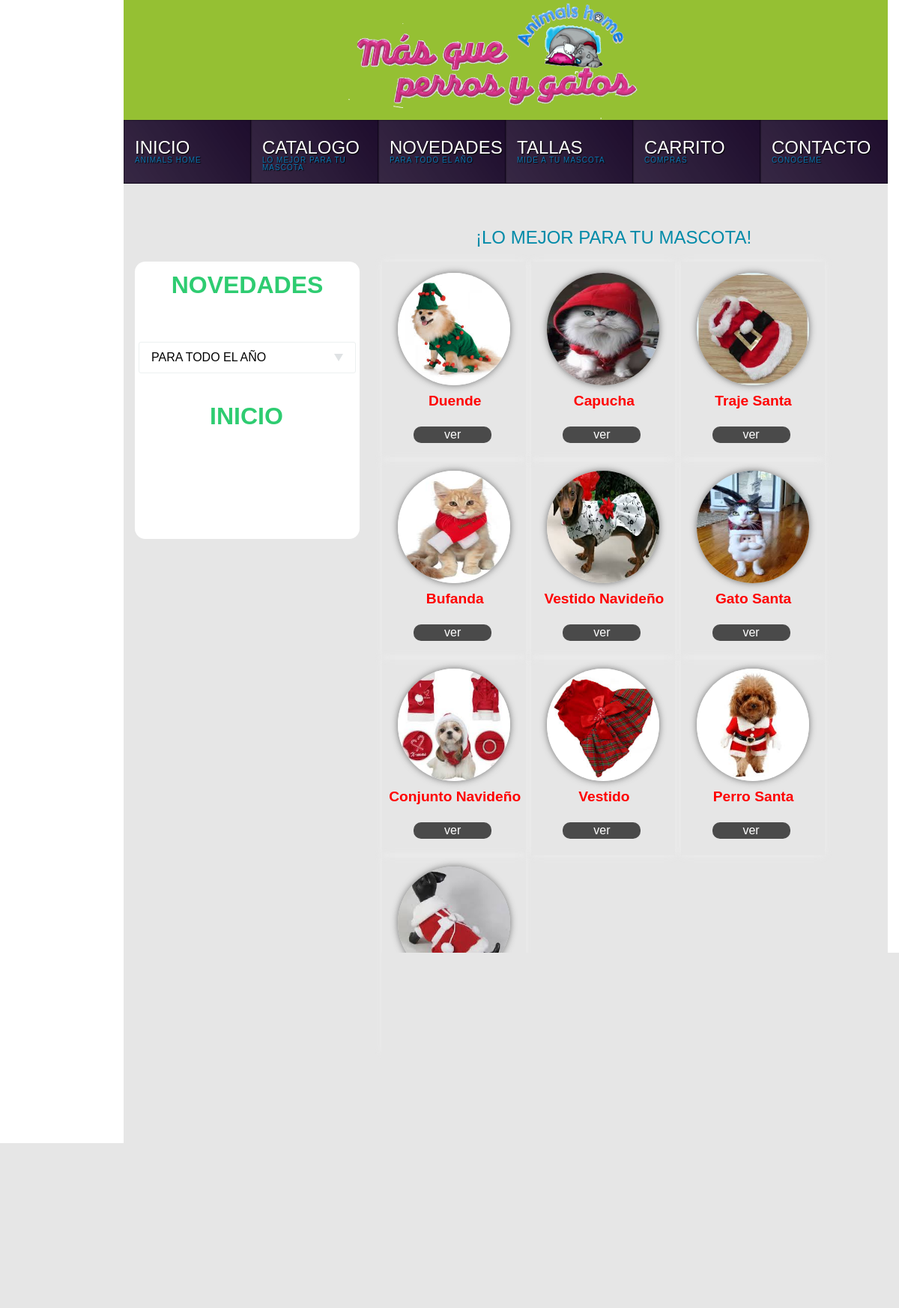
/navidad.php, run on the app's committed database.
### tables this page shows
CREATE TABLE IF NOT EXISTS `productos` (
  `id` int(11) NOT NULL AUTO_INCREMENT,
  `nombre` text NOT NULL,
  `descripcion` text NOT NULL,
  `imagen` text NOT NULL,
  `precio` double NOT NULL,
  PRIMARY KEY (`id`)
);

### navidad.php (the view, shortened to what this page needs)
<!DOCTYPE HTML>
<html>
<head>
<link href="css/catalogo/accesorios.css" rel="stylesheet" type="text/css"/>
<link href="css/style.css" rel="stylesheet" type="text/css"/>
 <link rel="stylesheet" href="css/catalogo/reset.css">
 <link rel="stylesheet" href="css/catalogo/menuvertical.css">
</head>
<body id="cuerpo">
    <div id="barra-logo">
        <div id="imagen-logo"></div>
          </div>
          <div id="menu">
              <ul id="sdt_menu" class="sdt_menu">
				<li>
					<a href="inicio.php">
						<span class="sdt_wrap">
							<span class="sdt_link">INICIO</span>
							<span class="sdt_descr">ANIMALS HOME</span>
						</span>
					</a>
				</li>
				<li>
					<a href="catalogo.php">
						<span class="sdt_wrap">
							<span class="sdt_link">CATALOGO</span>
							<span class="sdt_descr">LO MEJOR PARA TU MASCOTA</span>
						</span>
					</a>
				</li>
				<li>
					<a href="novedades.php">
						<span class="sdt_wrap">
							<span class="sdt_link">NOVEDADES</span>
							<span class="sdt_descr">PARA TODO EL AÑO</span>
						</span>
					</a>
				</li>
				<li>
					<a href="tallas.php">
						<span class="sdt_wrap">
							<span class="sdt_link">TALLAS</span>
							<span class="sdt_descr">MIDE A TU MASCOTA</span>
						</span>
					</a>
				</li>
				<li>
					<a href="carrito.php">
						<span class="sdt_wrap">
							<span class="sdt_link">CARRITO</span>
							<span class="sdt_descr">COMPRAS</span>
						</span>
					</a>
				</li>
				<li>
					<a href="contacto.php">
						<span class="sdt_wrap">
							<span class="sdt_link">CONTACTO</span>
							<span class="sdt_descr">CONOCEME</span>
						</span>
					</a>
				</li>
			</ul>
          </div>
        <div id="contenedor">
               <div id="texto">
               <h5 class="titulo">
              ¡LO MEJOR PARA TU MASCOTA!
               </h5>
       </div>
	    <div id="menu-vertical">
            <h1 class="encabezado"><a href="novedades.php">NOVEDADES </a></h1>
<dl class="dropdown">
	<dt><a><span>PARA TODO EL AÑO</span></a></dt>
</dl>
	    <h1 class="encabezado2"><a href="inicio.php">INICIO </a></h1>
        </div>
		            <div id="catalogo-general">
								<?php
		$con="select * from productos LIMIT 100,10";
		$re=mysql_query($con)or die(mysql_error());
		while ($f=mysql_fetch_array($re)) {
		?>
			<div class="producto">
			<center>
				<img src="imagenes/productos/<?php echo $f['imagen'];?>"><br>
				<span class="span"><?php echo utf8_encode($f['nombre']);?></span><br>
				<a href="./detalles.php?id=<?php echo $f['id'];?>">ver</a>
			</center>
		</div>
		<?php
              }
          ?>
          </div>
		</div>
</body>
</html>

### css/catalogo/accesorios.css (style rules this page uses)
.encabezado a { font-family: "GothamRnd-Bold", Helvetica, Arial, sans-serif; font-size: 1em; font-weight: 700; text-align: center; color: #2ecc71; margin: 15px 0px; text-decoration:none; }
.encabezado2 a { float:left; font-family: "GothamRnd-Bold", Helvetica, Arial, sans-serif; font-size: 1em; font-weight: 700; text-align: center; color: #2ecc71; margin: 25px 100px; text-decoration:none; }
#cuerpo { margin: 0; }
#barra-logo { float: left; background: #95c033; box-shadow: none; width:1020px ; height: 160px; display: block; margin:0px 165px; }
#imagen-logo { float:left; -webkit-background-size: cover; -moz-background-size: cover; -o-background-size: cover; background-image: url("../../imagenes/logo.png"); background-size: cover; height: 200px; width: 400px; margin: -10px 300px; }
#menu { float: left; height: 100px; margin:auto 165px; width:1020px ; height: 85px; background:#1B0A2A; }
#contenedor { float: left; height: 1500px; margin:auto 165px; width:1020px ; background:#E6E6E6; }
#texto { float: left; width: 600px; height:0 auto; margin: 30px 450px; }
.titulo { font-family: "GothamRnd-Bold", Helvetica, Arial, sans-serif; font-size: 24px; color: #008AA8; margin-bottom: 25px; float: left; margin:30px 20px; }
#menu-vertical { float: left; width: 300px; height: 370px; margin: -40px 15px; background:white; border-radius: 14px 14px 14px 14px; -moz-border-radius: 14px 14px 14px 14px; -webkit-border-radius: 14px 14px 14px 14px; border: 0px solid #000000; }
#catalogo-general { float: left; width: 640px; height: 1000px; margin: -40px 12px; border-radius: 14px 14px 14px 14px; -moz-border-radius: 14px 14px 14px 14px; -webkit-border-radius: 14px 14px 14px 14px; border: 0px solid #000000; }
.span { width:250px; float:left; margin:25px -60px; font-family: "GothamRnd-Bold", Helvetica, Arial, sans-serif; color: red; font-weight: bolder; font-size: 1.2rem; }
.producto { width: 20%; height: 200px; display: inline-block; vertical-align: top; margin-left: 0.5%; padding: 5%; -webkit-box-shadow: 0px 0px 10px rgba(240, 240, 240, 0.75); -moz-box-shadow: 0px 0px 10px rgba(240, 240, 240, 0.75); box-shadow: 0px 0px 10px rgba(240, 240, 240, 0.75); -webkit-transition: all 1s ease-in-out; -moz-transition: all 1s ease-in-out; }
.producto img { width: 150px; height: 150px; margin:-17px -11px; border-radius: 50%; -webkit-box-shadow: 0px 0px 10px rgba(74, 74, 74, 0.75); -moz-box-shadow: 0px 0px 10px rgba(74, 74, 74, 0.75); box-shadow: 0px 0px 10px rgba(74, 74, 74, 0.75); -webkit-transition: all 1s ease-in-out; -moz-transition: all 1s ease-in-out; }
.producto a { font-family: "GothamRnd-Bold", Helvetica, Arial, sans-serif; float:left; margin: 0px 10px; background-color: #4a4a4a; padding: 3px; color: white; width: 50%; padding-left: 20px; padding-right: 20px; border-radius: 10px; text-decoration:none; }

### css/style.css (style rules this page uses)
ul.sdt_menu { margin:0; padding:0; list-style: none; font-family:"Myriad Pro", "Trebuchet MS", sans-serif; font-size:12px; width:1020px; }
ul.sdt_menu a { text-decoration:none; outline:none; }
ul.sdt_menu li { float:left; width:170px; height:85px; position:relative; cursor:pointer; }
ul.sdt_menu li > a { position:absolute; top:0px; left:0px; width:170px; height:85px; z-index:12; background:transparent url(../images/overlay.png) no-repeat bottom right; -moz-box-shadow:0px 0px 2px #000 inset; -webkit-box-shadow:0px 0px 2px #000 inset; box-shadow:0px 0px 2px #000 inset; }
ul.sdt_menu li span.sdt_wrap { position:absolute; top:25px; left:0px; width:170px; height:60px; z-index:15; }
ul.sdt_menu li span span.sdt_link, ul.sdt_menu li span span.sdt_descr, ul.sdt_menu li div.sdt_box a { margin-left:15px; text-transform:uppercase; text-shadow:1px 1px 1px #000; }
ul.sdt_menu li span span.sdt_link { color:#fff; font-size:24px; float:left; clear:both; }
ul.sdt_menu li span span.sdt_descr { color:#0B75AF; float:left; clear:both; width:155px; font-size:10px; letter-spacing:1px; }

### css/catalogo/menuvertical.css (style rules this page uses)
h1 { font-family: "GothamRnd-Bold", Helvetica, Arial, sans-serif; font-size: 2em; font-weight: 700; text-align: center; color: #2ecc71; margin: 15px 0px; }
.dropdown { width: 18em; margin: 60px 5px; margin-bottom: 1em; }
.dropdown dt a { font-family: "GothamRnd-Bold", Helvetica, Arial, sans-serif; display: block; height: 2.5em; width: 100%; border: 1px solid #ecf0f1; border-radius: 3px; text-decoration: none; }
.dropdown dt span { display: block; padding: 0 1em; line-height: 2.5em; border-right: 1em solid transparent; cursor: pointer; }

### data on the page
productos: imagen (picture), nombre "Duende"
productos: imagen (picture), nombre "Capucha"
productos: imagen (picture), nombre "Traje Santa"
productos: imagen (picture), nombre "Bufanda"
productos: imagen (picture), nombre "Vestido Navideño"
productos: imagen (picture), nombre "Gato Santa"
productos: imagen (picture), nombre "Conjunto Navideño"
productos: imagen (picture), nombre "Vestido"
productos: imagen (picture), nombre "Perro Santa"
productos: imagen (picture)
